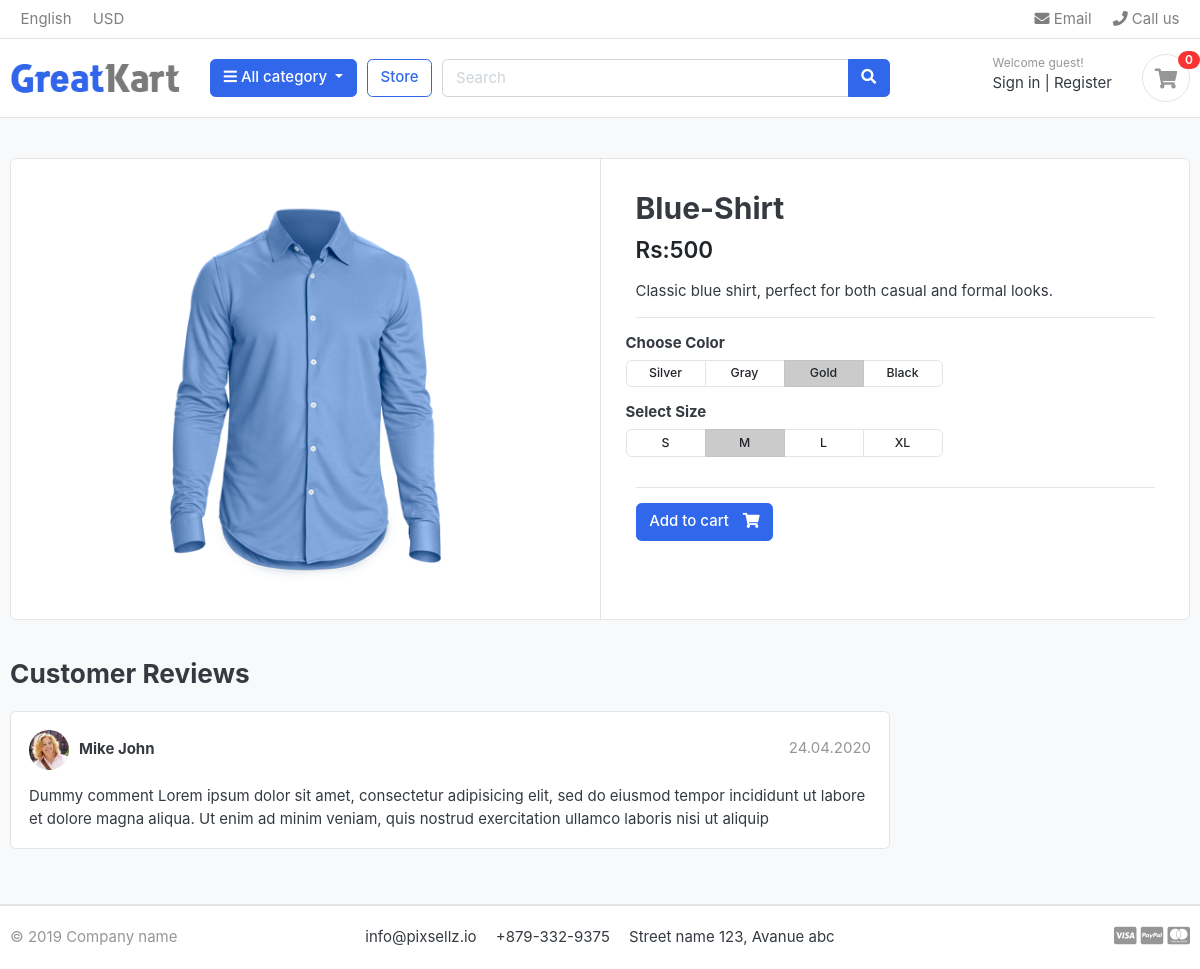
Page /store/shirts/blue-shirt/ on the committed database.
### store/models.py (models this page shows, shortened)
class Product(models.Model):
    product_name =  models.CharField(max_length=200, unique=True)
    slug = models.SlugField(max_length=200, unique=True)
    description = models.TextField(max_length=500, blank=True)
    price = models.IntegerField()
    image =  models.ImageField(upload_to='photos/products')
    stock = models.IntegerField()
    is_available = models.BooleanField(default=True)
    category = models.ForeignKey(Category , on_delete=models.CASCADE)
    created_date = models.DateTimeField(auto_now_add=True)
    modified_date = models.DateTimeField(auto_now=True)

### store/views.py (the view)
# urls.py: path("<slug:category_slug>/<slug:product_slug>/",views.product_detail, name='product_detail'),
def product_detail(request, category_slug, product_slug):
    single_product = get_object_or_404(Product, category__slug=category_slug, slug=product_slug)
    in_cart = CartItem.objects.filter(cart__cart_id = _cart_id(request), product = single_product).exists()
    context ={
        'single_product':single_product,
        'in_cart':in_cart
    }
    return render(request,'store/product_detail.html',context)

### carts/context_processors.py (called while the page is built)
def counter(request):
    cart_count = 0
    if 'admin' in request.path:
        return{}
    else:
        try:
            cart = Cart.objects.filter(cart_id= _cart_id(request))
            cart_items = CartItem.objects.all().filter(cart = cart[:1])
            for cart_item in cart_items:
                cart_count += cart_item.quantity
        except Cart.DoesNotExist:
            cart_item = 0
    return{'cart_count':cart_count}

### carts/views.py (called while the page is built)
def _cart_id(request):
    cart = request.session.session_key
    if not cart:
        cart = request.session.create()
    return cart

### category/context_processors.py (called while the page is built)
def menu_links(request):
    links = Category.objects.all()
    return dict(links=links)

### category/models.py (called while the page is built)
    def get_url(self):
            return reverse('products_by_category', args=[self.slug])

### templates/store/product_detail.html
{% extends "base.html" %} {% load static %} {% block content %}
<section class="section-content padding-y bg">
  <div class="container">
    <div class="card">
      <div class="row no-gutters">
        <aside class="col-md-6">
          <article class="gallery-wrap">
            <div class="img-big-wrap">
              <a href="#"><img src="{{single_product.image.url}}" /></a>
            </div>
          </article>
        </aside>
        <main class="col-md-6 border-left">
          <article class="content-body">
            <h2 class="title">{{single_product.product_name}}</h2>
            <div class="mb-3">
              <var class="price h4">Rs:{{single_product.price}}</var>
            </div>
            <p>{{single_product.description}}</p>
            <hr />
            <div class="row">
              <div class="item-option-select">
                <h6>Choose Color</h6>
                <div
                  class="btn-group btn-group-sm btn-group-toggle"
                  data-toggle="buttons"
                >
                  <label class="btn btn-light">
                    <input type="radio" name="radio_color" /> Silver
                  </label>
                  <label class="btn btn-light">
                    <input type="radio" name="radio_color" /> Gray
                  </label>
                  <label class="btn btn-light active">
                    <input type="radio" name="radio_color checked" /> Gold
                  </label>
                  <label class="btn btn-light">
                    <input type="radio" name="radio_color" /> Black
                  </label>
                </div>
              </div>
            </div>
            <div class="row">
              <div class="item-option-select">
                <h6>Select Size</h6>
                <div
                  class="btn-group btn-group-sm btn-group-toggle"
                  data-toggle="buttons"
                >
                  <label class="btn btn-light">
                    <input type="radio" name="radio_color" /> S
                  </label>
                  <label class="btn btn-light active">
                    <input type="radio" name="radio_color" checked /> M
                  </label>
                  <label class="btn btn-light">
                    <input type="radio" name="radio_color" /> L
                  </label>
                  <label class="btn btn-light">
                    <input type="radio" name="radio_color" /> XL
                  </label>
                </div>
              </div>
            </div>
            <hr />
            {% if single_product.stock <= 0 %}
            <h5 class="text-danger">Out Of Stock</h5>
            {% else %} {% if in_cart %}
            <a href="#" class="btn btn-success">
              <span class="text">Add to Cart</span>
              <i class="fas fa-check"></i>
            </a>
            <a href="{% url 'cart' %}" class="btn btn-primary">
              <span class="text">View Cart</span>
              <i class="fas fa-eye"></i>
            </a>
            {% else %}
            <a
              href="{% url 'add_cart' single_product.id %}"
              class="btn btn-primary"
            >
              <span class="text">Add to cart</span>
              <i class="fas fa-shopping-cart"></i>
            </a>
            {% endif %} {% endif %}
          </article>
        </main>
      </div>
    </div>
    <br />
    <div class="row">
      <div class="col-md-9">
        <header class="section-heading">
          <h3>Customer Reviews</h3>
        </header>
        <article class="box mb-3">
          <div class="icontext w-100">
            <img
              src="{%static './images/avatars/avatar1.jpg' %}"
              class="img-xs icon rounded-circle"
            />
            <div class="text">
              <span class="date text-muted float-md-right">24.04.2020 </span>
              <h6 class="mb-1">Mike John</h6>
            </div>
          </div>
          <div class="mt-3">
            <p>
              Dummy comment Lorem ipsum dolor sit amet, consectetur adipisicing
              elit, sed do eiusmod tempor incididunt ut labore et dolore magna
              aliqua. Ut enim ad minim veniam, quis nostrud exercitation ullamco
              laboris nisi ut aliquip
            </p>
          </div>
        </article>
      </div>
    </div>
  </div>
</section>
{% endblock %}

### static/css/ui.css (style rules this page uses)
html { font-family: "Inter", sans-serif; font-size: 15px; }
.content-body { flex: 1 1 auto; padding: 2rem 2.3rem; }
.img-xs, .img-sm, .img-md, .img-lg { -o-object-fit: cover; object-fit: cover; flex-shrink: 0; flex-grow: 0; }
.img-xs { width: 40px; height: 40px; }
.padding-y { padding-top: 40px; padding-bottom: 40px; }
var { font-style: normal; }
article:after, .form-group:after { display: block; clear: both; content: ""; }
.bg { background-color: #f8f9fa; }
.section-heading { margin-bottom: 20px; margin-top: 15px; }
p:last-child { margin-bottom: 0; }
.btn-light { background-color: #fff; border-color: #e4e4e4; }
.btn .text + i { margin-left: 10px; }
.icontext { display: inline-flex; align-items: center; vertical-align: middle; }
.icontext .text { width: 100%; line-height: 1.2; }
.icontext .icon { position: relative; margin-right: 10px; flex-shrink: 0; flex-grow: 0; }
.price { font-weight: 600; color: #212529; }
.box { padding: 18px; background: #fff; border-radius: 0.37rem; border: 1px solid #e4e4e4; }
.box img { max-width: 100%; }
.gallery-wrap .img-big-wrap { margin-bottom: 10px; border-radius: 0.37rem; overflow: hidden; background-color: #fff; }
.gallery-wrap .img-big-wrap a { text-align: center; display: block; }
.gallery-wrap .img-big-wrap img { height: 450px; width: auto; display: inline-block; }
.item-option-select { margin-bottom: 1rem; display: inline-block; margin-right: 15px; }
.item-option-select .btn { min-width: 80px; }

### rows in the picture
Product: image (picture), product_name "Blue-Shirt", price "500", description "Classic blue shirt, perfect for both casual and formal looks."

### other values in the picture
{{ cart_count }} "0"
